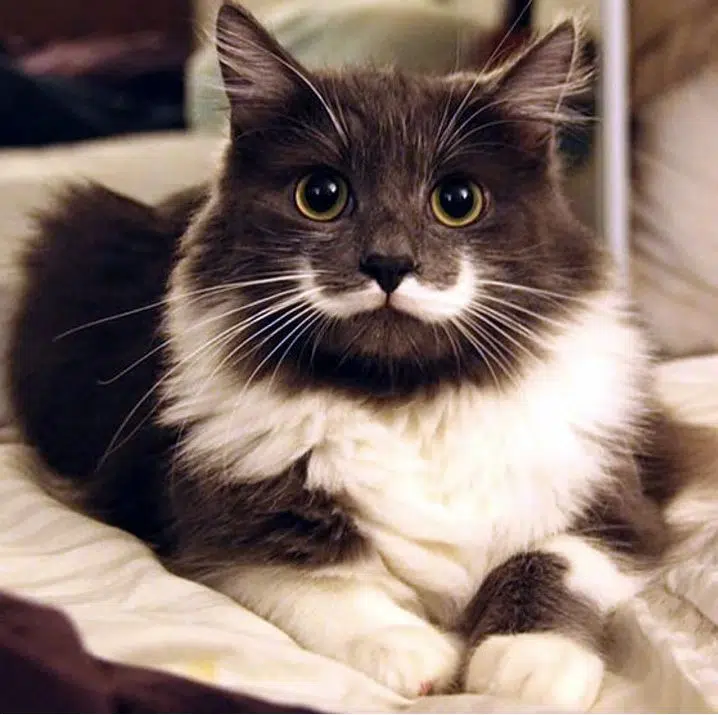
#> input picture img/cat.png, 718 x 715 px, found by its file name
$ jupyter execute lab-opencv-scikit-image.ipynb
#> lines starting #> are read from the running program, lines starting #| are printed output that depends on the picture
<h2 style="color: #00BFFF;">Lab - Intro to OpenCV & Scikit-image</h2>

For this lab, we will learn how to open images using openCV and do some basic image pre-processing with scikit-image:
- OpenCV: https://opencv.org/
- Scikit-image: https://scikit-image.org/

<h3 style="color: #0099CC;">Prerequisites:</h3>

[cell 1]
# pip install opencv-python
# pip install scikit-image

[cell 2]
# 📚 Basic libraries
import numpy as np # images will be converted to a numpy array
from matplotlib import pyplot as plt # 2D visualizations
import warnings
warnings.filterwarnings("ignore")

# 🌐 Computer Vision
import cv2 # computer vision management
from skimage.transform import rescale, resize, downscale_local_mean # computer vision pre-processing

# 🤖 Computer Vision Machine Learning

# Circular and Elliptical Hough Transforms\
from skimage import data, color
from skimage.transform import hough_circle, hough_circle_peaks #
from skimage.feature import canny
from skimage.draw import circle_perimeter
from skimage.util import img_as_ubyte

# Trainable segmentation using local features and random forests
from skimage import data, segmentation, feature, future
from sklearn.ensemble import RandomForestClassifier
from functools import partial

## Challenge 1: Opening an Image

In this exercise, you will modify the number of filters in a convolutional layer and observe the impact on the feature maps.

### Instructions:
- Download a .jpg (for example) image
- Put that image in the folder containing your jupyternotebook

### Task:
1. Use imread function from opencv to open the image file

[cell 3]
# Load your own image
image = cv2.imread('cat.png', 0) # 0 for grayscale
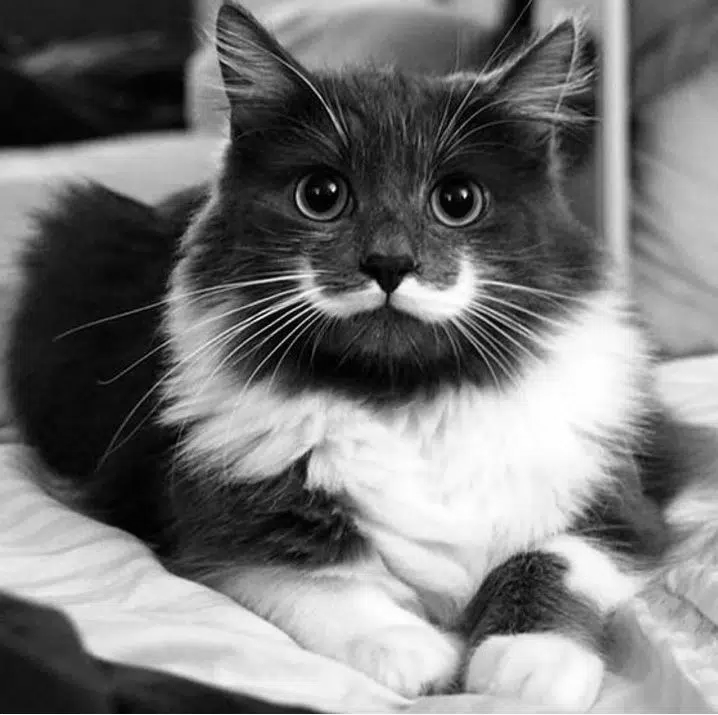
#> image: shape (715, 718); min 0, max 255, mean 119.3

# Plotting it in a Euclidean space
plt.imshow(image, 'gray') # image, grayscale color
plt.title('Your image') # title
plt.axis('off') # removing the axis
plt.show()

## Challenge 2: Play with the Image

For some pre-processing techniques, having the image inverted helps to detect contorns. E.g: Hough transform.

### Instructions:
- For this challenge, try to invert the colors of the image.

### Task:
- Use StackOverFlow, Google and the libraries (OpenCV) to solve the challenge.
- Avoid ChatGPT...

[cell 4]
# Inverted images colors (dark background and bridge contorns make it easier for Hough transform)
# Your code to invert the image here:
inverted_image_correct = 255 - image
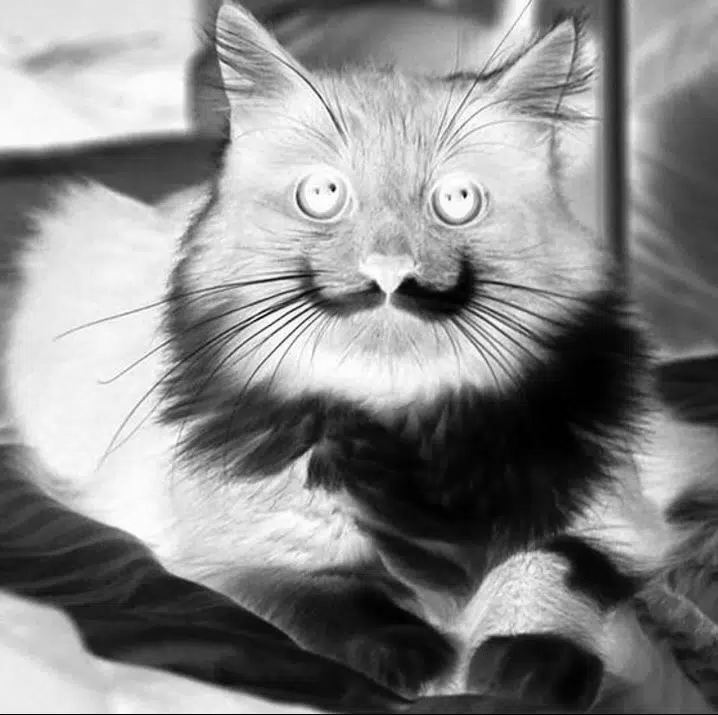
#> inverted_image_correct: shape (715, 718); min 0, max 255, mean 135.7

# Showing the image
plt.imshow(inverted_image_correct, 'gray') # image, grayscale color
plt.title('Your image - Inverted') # title
plt.axis('off') # removing the axis
plt.show()

## Challenge 3: Hough transform

Hough Transform is an image processing technique used to detect features of a particular shape within an image, specially to detect lines, circle and other parametric shapes.

[cell 5]
from skimage.transform import hough_line, hough_line_peaks # Hough transform

[cell 6]
# Classic straight-line Hough transform
# You can increase/decrease  the number of points if needed.
tested_angles = np.linspace(-np.pi / 2, np.pi / 800, 900, endpoint=False)

### Instructions:
- Adapt the code below to apply Hough Transform to your image:
* Hint: Use `hough_line` imported function

[cell 7]
# Perform Hough Transformation to change x, y, to h, theta, dist space.
hspace, theta, dist = hough_line(image, tested_angles)
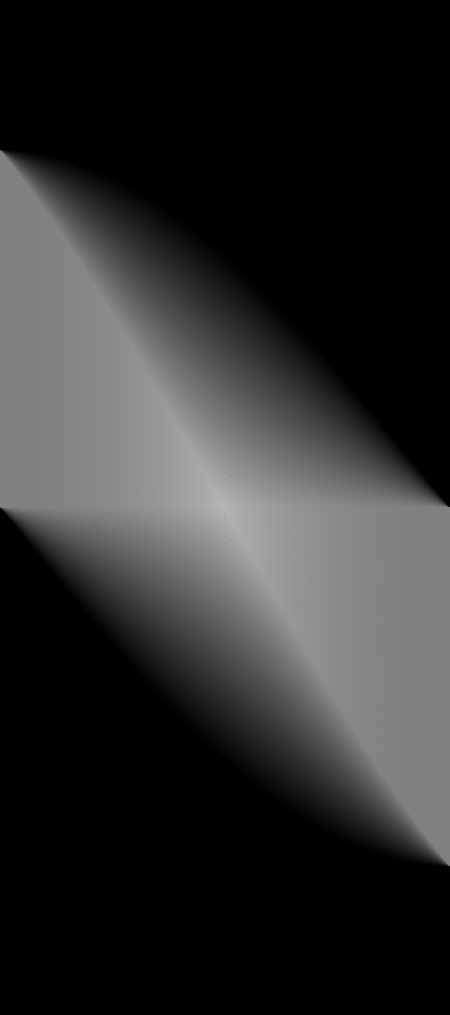
#> hspace: shape (2029, 900) uint64 (shown at 1/2 size); min 0, max 1425, mean 253; drawn with min black and max white
#> theta = 900 values from -1.57 to 0.00218; dist = 2029 values from -1014 to 1014

[cell 8]
plt.imshow(hspace) # image, grayscale color
plt.title('"Your image" - Line Peaks') # title
plt.axis('off') # removing the axis
plt.show()

## Challenge 4: Resize the image

It's used to normalize the size of images in a dataset.

### Instructions:
- Play with the settings

[cell 9]
img_resized = resize(image, (200, 400), # ⚙️ play with the settings
                     anti_aliasing = True)
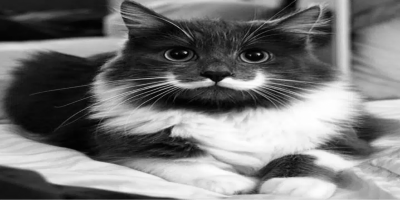
#> img_resized: shape (200, 400) float64; min 0.00561, max 1, mean 0.467

# Showing the image
plt.imshow(img_resized, 'gray') # image, grayscale color
plt.title('"Your title" - Resized') # title
plt.axis('off') # removing the axis
plt.show()

## Challenge 5: Downscale the image

Downscaling is odd, similar to reescaling; the dimensions of the image are reduced, but it can also lead to quality lost. It's usually followed by upscaling to retain important details from an image.

### Instructions:
- Play with the settings

[cell 10]
img_downscaled = downscale_local_mean(image, (8, 8)) # ⚙️ play with the settings
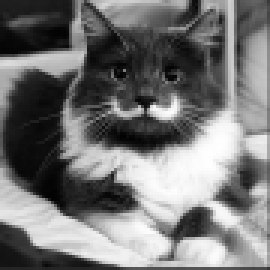
#> img_downscaled: shape (90, 90) float64 (shown 3 times larger); min 2.86, max 254.5, mean 118.1

# Showing the image
plt.imshow(img_downscaled, 'gray') # image, grayscale color
plt.title('"Your title" - Downscaled') # title
plt.axis('off') # removing the axis
plt.show()

## Challenge 6: Object Detection using canny edges and Hough transform

Using scikit-image, we are gonna use canny edges and Hough transform to detect the circles:

The straight line is normally paramaterized as: y = mx + b,

Where **m** is the slope and **b** is the intercept.

NOTE: **m** goes to infinity for vertical lines

This line can also be represented as:

r = r cos 0 + y sin 0

Where **r** is the distance from the origin to the closest point on the straight line. (r, 0) corresponds to the Hough space representation of a line.

### Instructions:
- Play with the settings to make it work:

[cell 11]
# Load picture and detect edges
edges = canny(image, sigma=3, low_threshold=10, high_threshold=50)
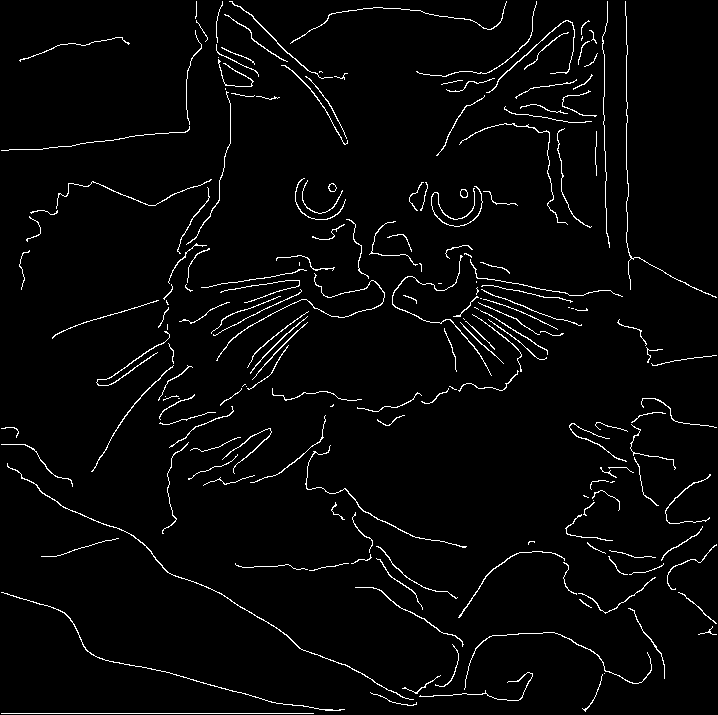
#> edges: shape (715, 718) bool; 3% white in thin lines or dots

[cell 12]
# Detect two radii
hough_radii = np.arange(20, 35, 2)
hough_res = hough_circle(edges, hough_radii)

[cell 13]
# Select the most prominent 3 circles
accums, cx, cy, radii = hough_circle_peaks(hough_res, hough_radii,
                                           total_num_peaks=3)
#> accums = [0.403, 0.382, 0.361]; cx = [319, 320, 457]; cy = [195, 193, 202]; radii = [24, 26, 24]

[cell 14]
# Draw them
fig, ax = plt.subplots(ncols=1, nrows=1, figsize=(10, 4))
image = color.gray2rgb(image)
#> image: shape (715, 718, 3)
for center_y, center_x, radius in zip(cy, cx, radii):
    circy, circx = circle_perimeter(center_y, center_x, radius,
                                    shape=image.shape)
    image[circy, circx] = (220, 20, 20)
#> this loop made 3 passes
#> (center_y, center_x, radius) on passes 1 to 3: (195, 319, 24), (193, 320, 26), (202, 457, 24)
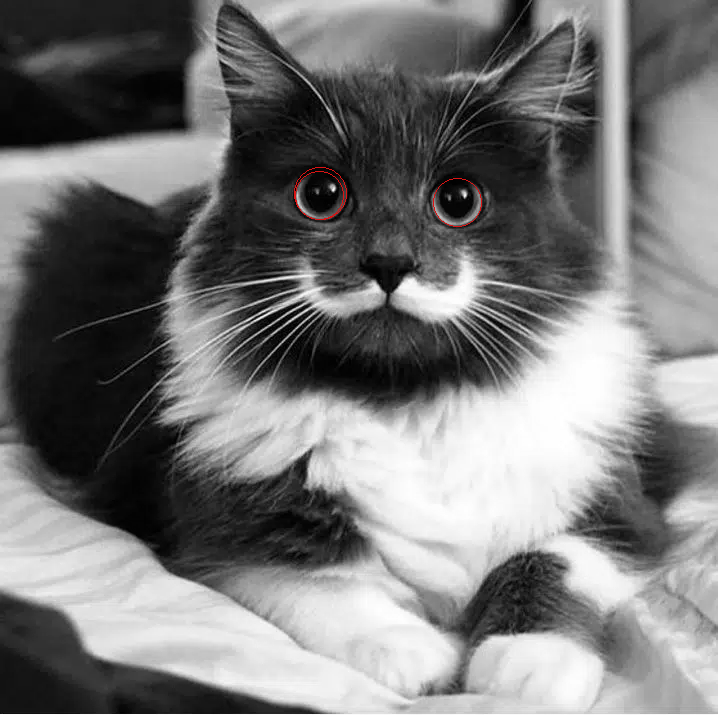
#> image: shape (715, 718, 3); mean R, G, B 119.4, 119.2, 119.2

ax.imshow(image, cmap=plt.cm.gray)
plt.show()

$ run again, with img/fashion.png copied over img/cat.png
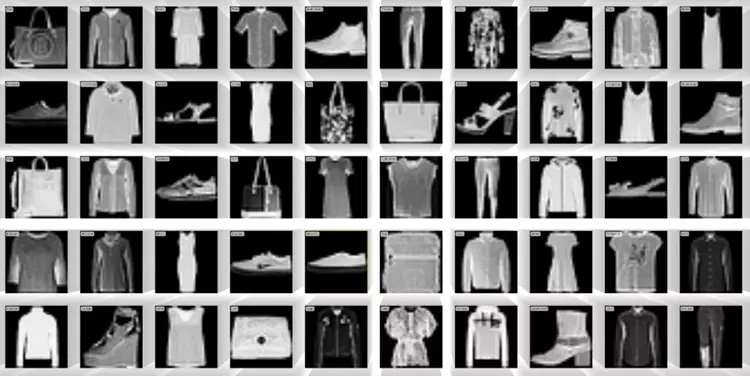
#> input picture img/fashion.png, 750 x 376 px, found by its file name
#> theta = 900 values from -1.57 to 0.00218; dist = 1679 values from -839 to 839
#> `edges = canny(image, sigma=3, low_threshold=10, high_threshold=50)`:
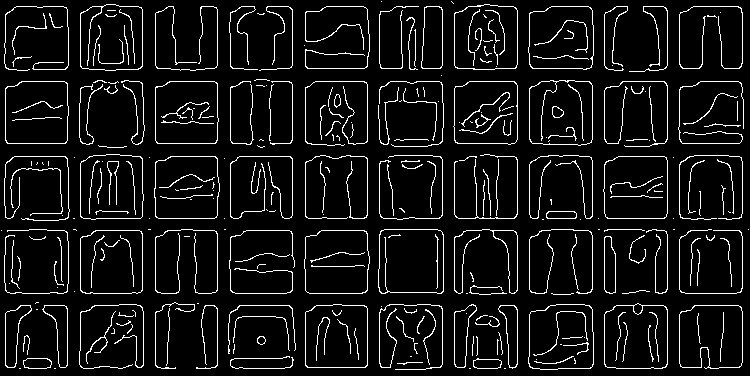
#> edges: shape (376, 750) bool; 7.7% white in thin lines or dots
#> accums = [0.368, 0.367, 0.367]; cx = [493, 37, 111]; cy = [29, 330, 24]; radii = [24, 20, 20]
#> the loop `for center_y, center_x, radius in zip(cy, cx, radii):` made 3 passes
#> (center_y, center_x, radius) on passes 1 to 3: (29, 493, 24), (330, 37, 20), (24, 111, 20)
#> after the loop `for center_y, center_x, radius in zip(cy, cx, radii):`:
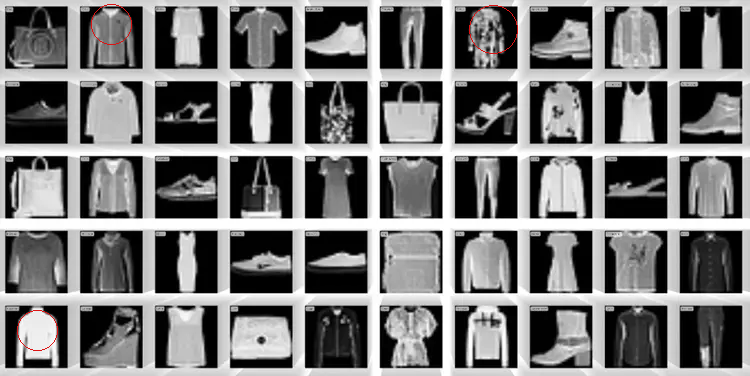
#> image: shape (376, 750, 3); mean R, G, B 120.2, 119.9, 119.9
